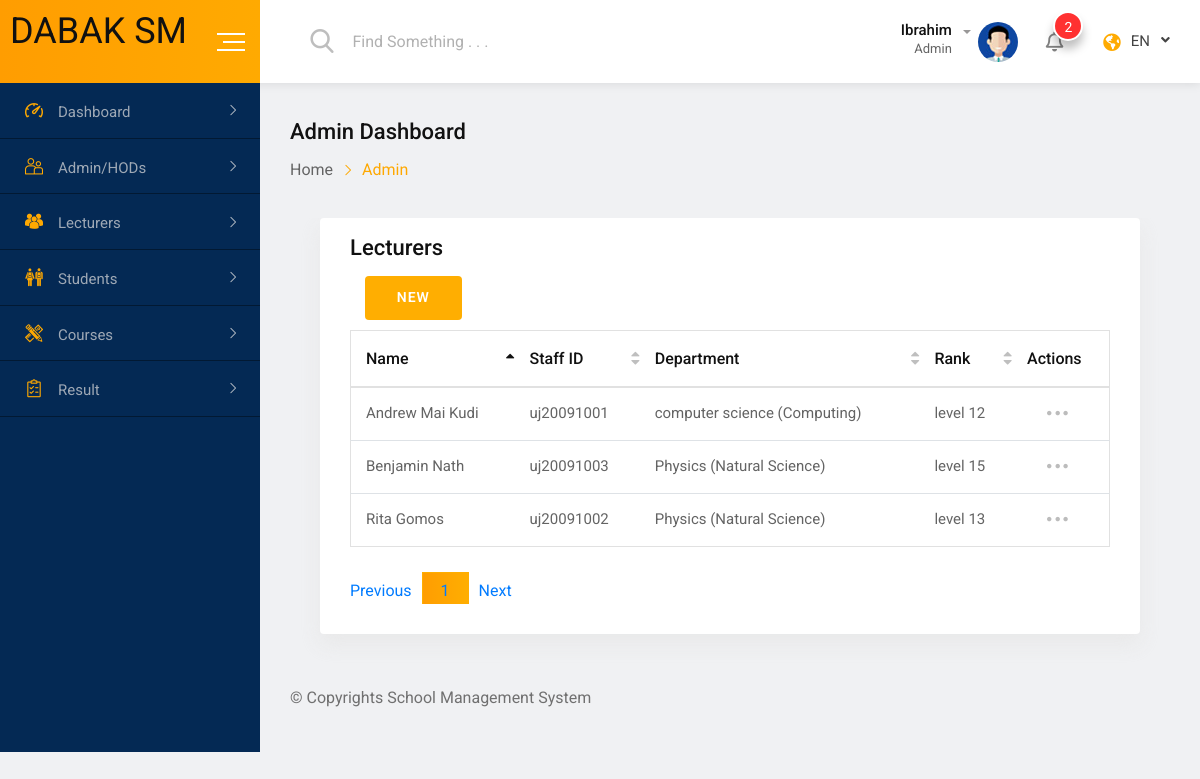
The app's page /administration/lecturers/ (signed in) with its own data.
### lecturers/models.py (models this page shows, shortened)
class Lecturer(models.Model):
    user = models.OneToOneField(CustomUser, on_delete=models.CASCADE, related_name='lecturer_profile')
    staff_id = models.CharField(max_length=20, unique=True)
    department = models.ForeignKey(Department, on_delete=models.CASCADE, related_name='lecturers')
    rank = models.CharField(max_length=50, blank=True, null=True)

### accounts/models.py (models this page shows, shortened)
class CustomUser(AbstractUser):
    ROLE_CHOICES = [
        ('student', 'Student'),
        ('lecturer', 'Lecturer'),
        ('admin', 'Admin'),
    ]
    USERNAME_FIELD = 'username'
    REQUIRED_FIELDS = []
    role = models.CharField(max_length=20, choices=ROLE_CHOICES)
    is_active = models.BooleanField(default=True)

### academics/models.py (models this page shows, shortened)
class Department(models.Model):
    faculty = models.ForeignKey(Faculty, on_delete=models.CASCADE, related_name='departments')
    name = models.CharField(max_length=150)
    description = models.TextField(blank=True, null=True)
    def __str__(self):
        return f"{self.name} ({self.faculty.name})"

class Faculty(models.Model):
    name = models.CharField(max_length=150, unique=True)
    description = models.TextField(blank=True, null=True)

### administration/views.py (the view)
    def wrapper(request, *args, **kwargs):
        if not request.user.is_authenticated or request.user.role != 'admin':
            messages.error(request, "Access denied: Admins only.")
            return redirect('login')
        return view_func(request, *args, **kwargs)

### administration/views.py (called while the page is built)
def admin_required(view_func):
    def wrapper(request, *args, **kwargs):
        if not request.user.is_authenticated or request.user.role != 'admin':
            messages.error(request, "Access denied: Admins only.")
            return redirect('login')
        return view_func(request, *args, **kwargs)
    return wrapper

@login_required
@admin_required
def lecturer_list(request):
    lecturers = Lecturer.objects.all()
    return render(request, 'administration/lecturer_list.html', {'lecturers': lecturers})

### templates/administration/lecturer_list.html (shortened to what this page needs)
{% extends "../admin_base.html" %}
{% block content %}
<div class="dashboard-content-one">
  <div class="card height-auto">
      <div class="card-body">
          <div class="heading-layout1">
              <div class="item-title">
                  <h3>Lecturers</h3>
              </div>
          </div>
          <div class="col-1-xxxl col-xl-2 col-lg-3 col-12 form-group">
              <a href="{% url 'lecturer_create' %}"><button type="submit" class="fw-btn-fill btn-gradient-yellow">NEW</button></a>
          </div>
          <div class="table-responsive">
              <table class="table display data-table text-nowrap">
                  <thead>
                      <tr>
                            <th>Name</th>
                            <th>Staff ID</th>
                            <th>Department</th>
                            <th>Rank</th>
                            <th>Actions</th>
                      </tr>
                  </thead>
                  <tbody>
                    {% for lecturer in lecturers %}
                      <tr>
                        <td>{{ lecturer.user.get_full_name }}</td>
                        <td>{{ lecturer.staff_id }}</td>
                        <td>{{ lecturer.department }}</td>
                        <td>{{ lecturer.rank }}</td>
                        <td>
                            <div class="dropdown">
                                <a href="all-student.html#" class="dropdown-toggle" data-toggle="dropdown"
                                    aria-expanded="false">
                                    <span class="flaticon-more-button-of-three-dots"></span>
                                </a>
                            </div>
                        </td>
                      </tr>
                      {% empty %}
                      <tr><td colspan="5">No Lecturer found.</td></tr>
                      {% endfor %}
                  </tbody>
              </table>
          </div>
      </div>
  </div>
</div>
{% endblock %}

### static/css/main.css (style rules this page uses)
html { color: #222; font-size: 1em; line-height: 1.4; }

### records on screen
Lecturer: user.get_full_name "Andrew Mai Kudi", staff_id "uj20091001", department "computer science (Computing)", rank "level 12"
Lecturer: user.get_full_name "Rita Gomos", staff_id "uj20091002", department "Physics (Natural Science)", rank "level 13"
Lecturer: user.get_full_name "Benjamin Nath", staff_id "uj20091003", department "Physics (Natural Science)", rank "level 15"
